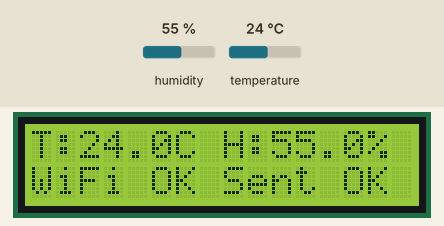
Bench run of a sketch on a simulated ESP32. Parts: 16×2 character LCD. The test bench sets the inputs (shaded band); at power-on: humidity 55 %, temperature 24 °C. WiFi joins after 1.5 s; servers stay silent unless stated; uploads are accepted with an empty reply; what the sketch prints to the serial monitor is not drawn.

Above: at 4.8 s.
4.9 s: humidity set to 22 %
At 8.99 s:
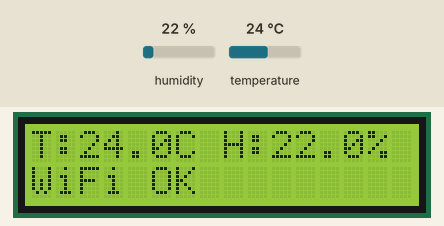
10.7 s: temperature set to 12 °C
At 15.3 s:
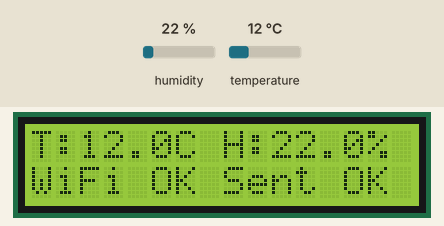
16.5 s: humidity set to 40 %
At 20.6 s:
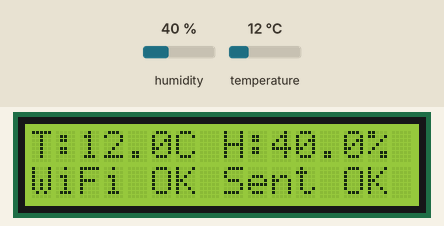
22.3 s: temperature set to 19 °C
At 26.0 s:
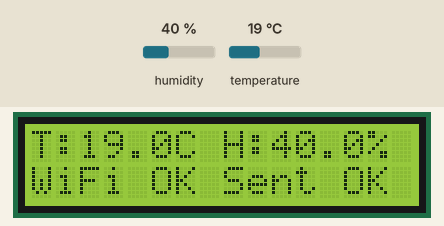
Timing chart, 0 to 27.5 s (numbered marks = the images above; inputs shaded):
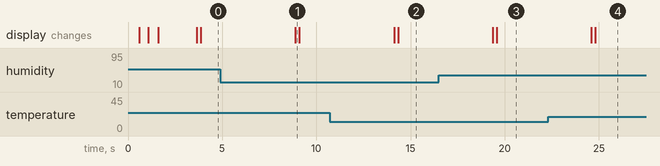

Measured:
- after the input at 4.9 s, the display: changes after 4.0 s (image 1)
- after the input at 10.7 s, the display: first changes after 3.4 s (image 2 shows a later state)
- after the input at 16.5 s, the display: first changes after 2.9 s (image 3 shows a later state)
- after the input at 22.3 s, the display: first changes after 2.3 s (image 4 shows a later state)

The sketch:

AIRCARE.ino
```cpp
#include <WiFi.h>
#include <HTTPClient.h>
#include <ArduinoJson.h>
#include <DHT.h>
#include <Wire.h>
#include <LiquidCrystal_I2C.h>

// Konfigurasi WiFi
const char* ssid = "Wokwi-GUEST";
const char* password = "";

const char* serverUrl = "http://110.239.71.252:5112/sensor"; // Sesuaikan dengan IP server Anda

// Konfigurasi DHT22
#define DHTPIN 4
#define DHTTYPE DHT22
DHT dht(DHTPIN, DHTTYPE);

// Konfigurasi LCD I2C
LiquidCrystal_I2C lcd(0x27, 16, 2);

void setup() {
  Serial.begin(115200);

  // Inisialisasi LCD
  Wire.begin();
  lcd.init();
  lcd.backlight();
  lcd.clear();

  // Inisialisasi DHT22
  dht.begin();

  // Koneksi WiFi
  WiFi.begin(ssid, password);
  lcd.setCursor(0,0);
  lcd.print("Connecting WiFi");

  int attempts = 0;
  while (WiFi.status() != WL_CONNECTED && attempts < 20) {
    delay(500);
    Serial.print(".");
    lcd.setCursor(attempts % 16, 1);
    lcd.print(".");
    attempts++;
  }

  if (WiFi.status() == WL_CONNECTED) {
    Serial.println("\nWiFi Connected!");
    Serial.println("IP: " + WiFi.localIP().toString());
    lcd.clear();
    lcd.setCursor(0,0);
    lcd.print("WiFi Connected!");
    lcd.setCursor(0,1);
    lcd.print(WiFi.localIP().toString());
  } else {
    Serial.println("\nWiFi Connection Failed!");
    lcd.clear();
    lcd.setCursor(0,0);
    lcd.print("WiFi Failed!");
  }
  delay(2000);
}

void loop() {
  float temperature = dht.readTemperature();
  float humidity = dht.readHumidity();

  // Update LCD dengan data sensor
  lcd.clear();
  if (isnan(temperature) || isnan(humidity)) {
    lcd.setCursor(0,0);
    lcd.print("Sensor Error!");
    Serial.println("Failed to read from DHT sensor!");
    delay(2000);
    return;
  }

  lcd.setCursor(0,0);
  lcd.print("T:");
  lcd.print(temperature, 1);
  lcd.print("C ");
  lcd.print("H:");
  lcd.print(humidity, 1);
  lcd.print("%");

  // Status WiFi di baris kedua
  lcd.setCursor(0,1);
  if (WiFi.status() == WL_CONNECTED) {
    lcd.print("WiFi OK ");
  } else {
    lcd.print("No WiFi ");
    Serial.println("WiFi disconnected");
    WiFi.reconnect();
    delay(5000);
    return;
  }

  // Kirim data ke server
  if (WiFi.status() == WL_CONNECTED) {
    HTTPClient http;
    http.begin(serverUrl);
    http.addHeader("Content-Type", "application/json");

    StaticJsonDocument<200> doc;
    doc["temperature"] = temperature;
    doc["humidity"] = humidity;

    String jsonString;
    serializeJson(doc, jsonString);

    Serial.println("Sending data to server: " + jsonString);
    int httpResponseCode = http.POST(jsonString);

    if (httpResponseCode > 0) {
      String response = http.getString();
      Serial.println("HTTP Response code: " + String(httpResponseCode));
      Serial.println("Response: " + response);
      lcd.setCursor(8,1);
      lcd.print("Sent OK");
    } else {
      Serial.println("Error on HTTP request: " + String(httpResponseCode));
      lcd.setCursor(8,1);
      lcd.print("Send Err");
    }

    http.end();
  }

  // Tunggu sebelum pembacaan berikutnya
  delay(5000);
}
```
